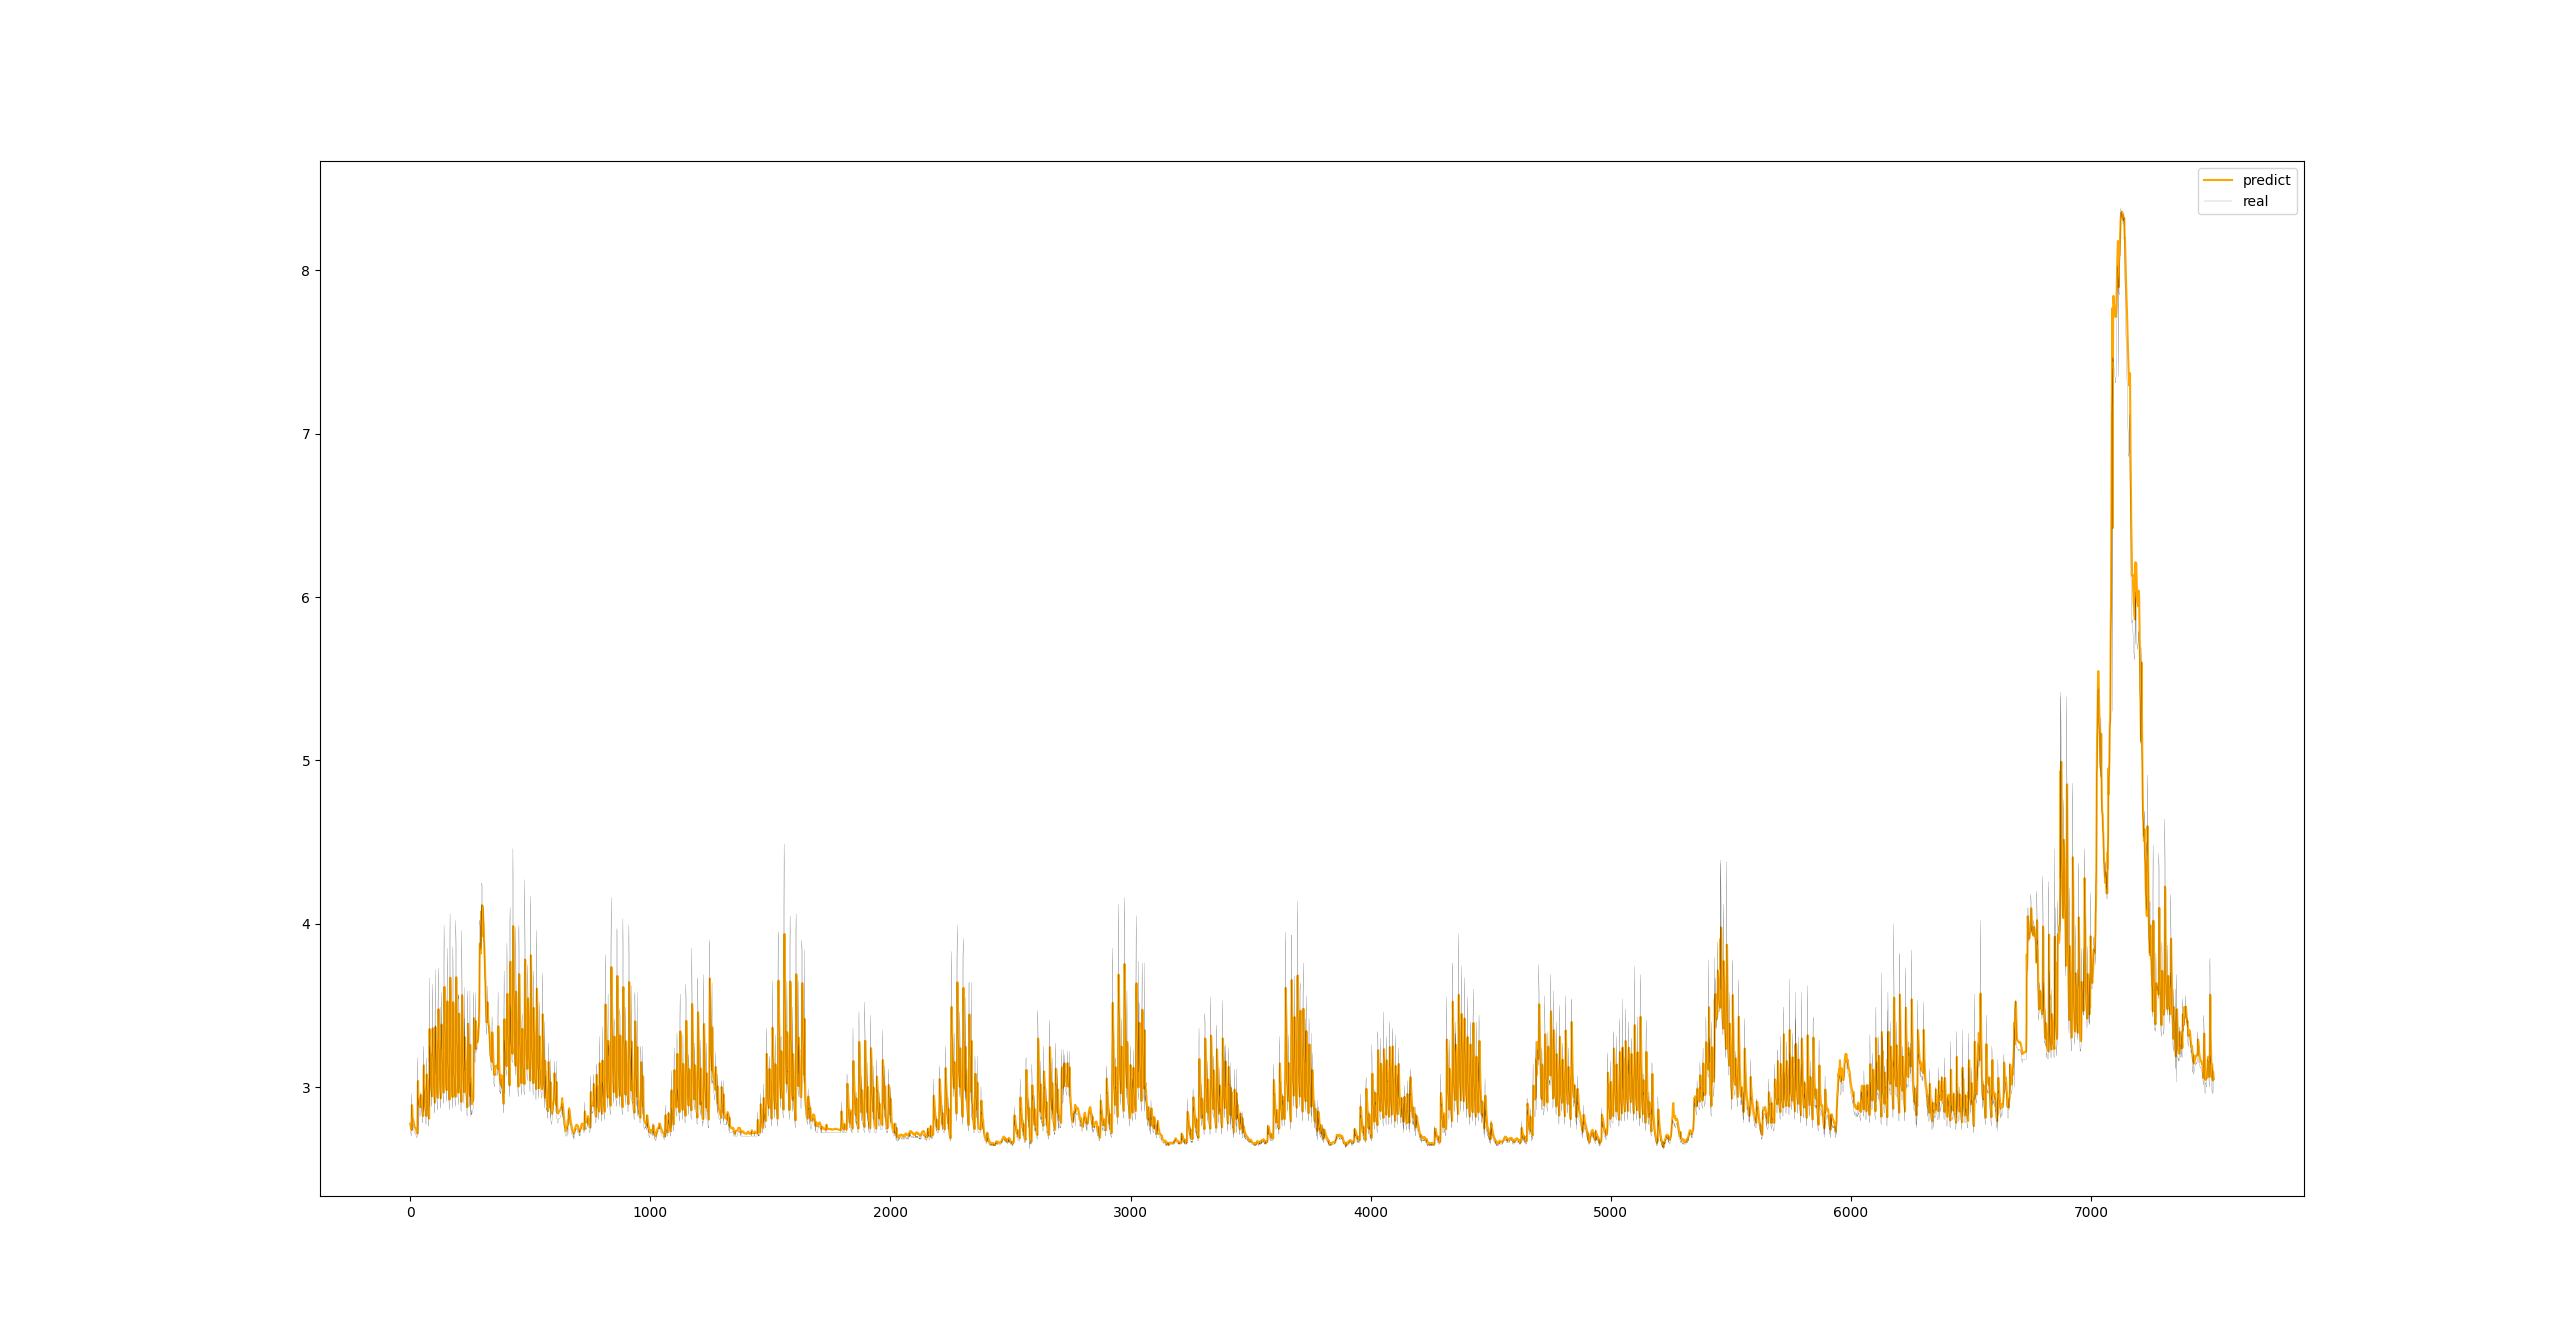

Write Python code to recreate this figure.
import torch 
import torch.nn as nn
import torch.optim as optim
import numpy as np
import pandas as pd
from torch.utils.data import TensorDataset 
from torch.utils.data import DataLoader 
import matplotlib.pyplot as plt
from sklearn.preprocessing import MinMaxScaler
from sklearn.preprocessing import StandardScaler
device = torch.device("cuda")


# random seed fix
torch.manual_seed(0)
torch.cuda.manual_seed(0)
torch.cuda.manual_seed_all(0)
np.random.seed(0)


def load_dataset():
    # 저수위	방수로	저수량	저수율	유입량	공용량	총 방류량	발전	여수로	기타	취수량
    # ["level", "1", "contain", "2", "income", "3", "outcome", "4", "5", "6", "7"]

    # paldang loading
    paldang_level = pd.read_csv("./dataset/paldang_level.csv")
    paldang_level.columns = ["datetime", "paldang_level", "1", "paldang_contain", "2", "paldang_income", "3", "paldang_outcome", "4", "5", "6", "7"]
    paldang_level = paldang_level.drop(columns=['1', '2', '3', '4', '5', '6', '7'])
    paldang_level['datetime'] = paldang_level['datetime'].str.slice(start=0, stop=-1)

    # jamsoo loading
    jamsoo_level = pd.read_csv("./dataset/jamsoo_level.csv")
    js = []
    for i in range(len(jamsoo_level)):
        oneday = None
        date = ""
        for index, j in enumerate(jamsoo_level.loc[i]):
            datetime = ""
            if index==0:
                date = j
            else:
                time = str(index)
                datetime = date + " " + (time if len(time)>1 else "0"+time)
                oneday = [datetime, j]     
                js.append(oneday)
    jamsoo_level = pd.DataFrame(js, columns=["datetime", "jamsoo_level"])

    # songjeong loading
    songjeong_rain = pd.read_csv("./dataset/songjeong_rain.csv")
    sj = []
    for i in range(len(songjeong_rain)):
        oneday = None
        date = ""
        for index, j in enumerate(songjeong_rain.loc[i]):
            datetime = ""
            if index==0:
                date = str(int(j))
                date = date[:4]+'-'+date[4:6]+'-'+date[6:]
            else:
                time = str(index)
                datetime = date + " " + (time if len(time)>1 else "0"+time)
                oneday = [datetime, j]     
                sj.append(oneday)
    songjeong_rain = pd.DataFrame(sj, columns=["datetime", "songjeong_rain"])

    # outer join (record should be 3134days * 24hours = 75216)
    temp = pd.merge(paldang_level, jamsoo_level, left_on='datetime', right_on='datetime', how='right')
    dataset = pd.merge(songjeong_rain, temp, left_on='datetime', right_on='datetime', how='right')
    
    return dataset

def preprocessing(data, window_size, output_size):
    x, y = data
    x_data = []
    y_data = []
    for index in range(len(y)):
        if index+window_size+output_size > len(y):
            break
        x_data.append(x[index:index+window_size])
        y_data.append(y[index+window_size:index+window_size+output_size])
    
    return torch.FloatTensor(x_data), torch.FloatTensor(y_data)

def split_train_and_test(dataset, percentage):
    x, y = dataset
    split = int(len(x)*percentage)
    x_train = x[:split]
    y_train = y[:split]
    x_test = x[split:]
    y_test = y[split:]
    return (x_train, y_train), (x_test, y_test)

class simpleMLP:
    def __init__(self, input_size, output_size):
        self.W = torch.FloatTensor(np.random.rand(input_size, output_size)).to(device)
        self.b = torch.FloatTensor(np.random.rand(output_size)).to(device)
        self.W.requires_grad_(True)
        self.b.requires_grad_(True)
        
    def forward(self, x):
        return x.matmul(self.W)+self.b    
    
    def parameters(self):
        return [self.W, self.b]
    
class simpleRNN:
    def __init__(self, input_size, hidden_size):
        self.layer = len(hidden_size)
        self.cell = []
        self.params = []
        self.status = []
        self.output = None
        self.tanh = nn.Tanh()
        for l in range(self.layer):
            cell = simpleMLP(input_size if l==0 else hidden_size[l-1], hidden_size[l])
            Wh = torch.FloatTensor(np.random.rand(hidden_size[l], hidden_size[l])).to(device)
            bh = torch.FloatTensor(np.random.rand(hidden_size[l])).to(device)
            self.params.append([Wh, bh])
            self.cell.append(cell)
            self.status.append(None)            
    
    def forward(self, x):
        for t in range(x.shape[-2]):
            for l in range(self.layer):
                status = self.cell[l].forward(x[..., t:t+1, :] if l==0 else self.status[l-1]) + ((self.status[l].matmul(self.params[l][0])+self.params[l][1]) if t!=0 else 0)
                self.status[l] = self.tanh(status)
            self.output = torch.cat([self.output, self.status[l]], dim=-2) if t!=0 else self.status[l]
        return self.output
    
    def parameters(self):
        p = []
        for mlp in self.cell:
            for pa in mlp.parameters():
                p.append(pa)
        for h in self.params:
            for hnb in h:
                p.append(hnb)
        return p
    
class myRNN:
    def __init__(self, input_size, hidden_size, output_size, output_length):
        self.output_length = output_length
        self.rnn = simpleRNN(input_size, hidden_size)
        self.mlp = simpleMLP(hidden_size[-1], output_size)
    
    def forward(self, x):
        rnn_output = self.rnn.forward(x)
        rnn_output = rnn_output[..., -self.output_length:, :]
        return self.mlp.forward(rnn_output)
    
    def parameters(self):
        return [*self.rnn.parameters(), *self.mlp.parameters()]
    
    def cost_function(self):
        def cost_function (prediction, Y):
            err = prediction-Y
            cost = err**2
            cost[err<0] *= 3
            cost[err>0] /= 3
            cost = cost.mean()
            return cost
        return cost_function

# features
input_size = 6
output_size = 1

# hyper parameters
window_size = 10
output_length = 1
hidden_size = [5,3]
learning_rate = 0.001
train_size = 0.9
batch_size = 300
epoch = 120

###################################################################################
################################START##############################################
###################################################################################


# load dataset
dataset = load_dataset()

# check missing value
# print(dataset.isnull().sum())

# fill missing value
dataset = dataset.fillna(method='ffill')

# drop datetime
dataset = dataset.drop(columns=['datetime'])

# scaling data
minMaxScaler = MinMaxScaler(feature_range=(0,10))
dataset = minMaxScaler.fit_transform(dataset)
dataset = pd.DataFrame(dataset)

# split x & y
x_dataset = dataset
y_dataset = dataset[[5]].copy()

# split train & test 
train, test = split_train_and_test((x_dataset, y_dataset), train_size)
x_train, y_train = train
x_test, y_test = test

# split window & convert to tensor
train_data = preprocessing((x_train.to_numpy().tolist(), y_train.to_numpy().tolist()), window_size, output_length)   
test_data = preprocessing((x_test.to_numpy().tolist(), y_test.to_numpy().tolist()), window_size, output_length)   

# create minibatch
x_train, y_train = train_data
dataset = TensorDataset(x_train, y_train)
dataloader = DataLoader(dataset, batch_size=batch_size, shuffle=True)

# model set
myrnn = myRNN(input_size, hidden_size, output_size, output_length)
optimizer = optim.Adam(myrnn.parameters(), learning_rate)
MSE_function = nn.MSELoss()
cost_function = myrnn.cost_function()


# train data
for epoch in range(epoch):
    for index, minibatch in enumerate(dataloader):
        # droplast
        if index == len(dataloader)-1:
            break
        X = minibatch[0].to(device)
        Y = minibatch[1].to(device)
        prediction = myrnn.forward(X).to(device)
        cost = MSE_function(prediction, Y)
    
        optimizer.zero_grad()
        cost.backward()
        optimizer.step()
    if epoch%10 == 0:
        print(cost)
        pass

# test data
x_test, y_test = test_data
dataset = TensorDataset(x_test, y_test)
dataloader = DataLoader(dataset, batch_size=1, shuffle=False)

predict = []
real = []

costsum = 0
MSEsum = 0 
for index, minibatch in enumerate(dataloader):
    X = minibatch[0].to(device)
    Y = minibatch[1]
    prediction = myrnn.forward(X).cpu()
    costsum += cost_function(prediction, Y).detach().numpy()
    MSEsum += MSE_function(prediction, Y).detach().numpy()
    
    predict.append(prediction.squeeze(-1).squeeze(0).detach().numpy()[-1])
    real.append(Y.squeeze(-1).squeeze(0).numpy()[-1])
    
costsum /= len(dataloader)
MSEsum /= len(dataloader)
print(costsum)
print(MSEsum)

frame = np.zeros((len(real), 5))
predict = np.array(predict).reshape(-1, 1)
real    = np.array(real   ).reshape(-1, 1)
predict = np.concatenate((frame, predict), axis=1)
real    = np.concatenate((frame, real   ), axis=1)

predict = minMaxScaler.inverse_transform(predict)[:, 5:6]
real    = minMaxScaler.inverse_transform(real   )[:, 5:6]
predict = np.round(predict, 3)
real    = np.round(real   , 3)


print(cost_function(torch.FloatTensor(predict), torch.FloatTensor(real)))
print(MSE_function(torch.FloatTensor(predict), torch.FloatTensor(real)))

plt.plot(predict, label="predict", color="orange")
plt.plot(real, label="real", linewidth=0.1, color="black")
plt.legend()
plt.show()



# MSE before inverse: 0.032602945328471106
# # myCost before inverse: 0.06843180147934239
# MSE after inverse: 0.0262
# # myCost after inverse: 0.0551
